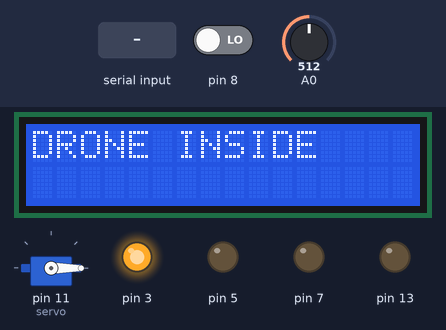
A program run on a simulated Arduino Uno, built with avr-gcc and run on an emulated ATmega328P. On the bench: 16×2 character LCD, servo, output pins drawn as LEDs (lit = HIGH). Wiring (inferred from the names in the program): servo: signal pin 11. Inputs (shaded band) come from the test bench; at power-on: A0 = 512, pin 8 LOW. Servo pulses on a pin are drawn as a servo (544–2400 µs = 0–180°); pins used as bus, display or sensor lines are not drawn; what the program prints to the serial monitor is not drawn.

Above: at 11.2 s.
11.3 s: A0 set to 122
13.1 s: A0 set to 145
16.8 s: A0 set to 174
22.4 s: "1\n" received over Serial
At 24.1 s:
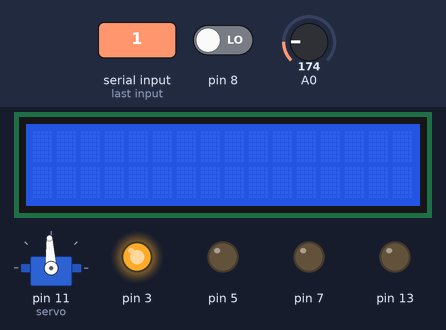
At 44.7 s:
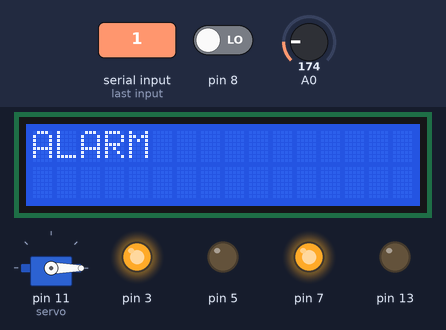
Timing chart, 0 to 58.5 s (numbered marks = the images above; inputs shaded):
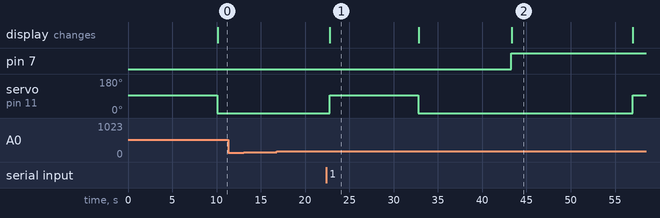

The program:

main.cpp
```cpp
#include <Arduino.h>

#include "config.hpp"
#include "kernel/Logger.hpp"
#include "kernel/MsgService.hpp"
#include "kernel/Scheduler.hpp"
#include "kernel/Task.hpp"
#include "model/Context.hpp"
#include "model/HWPlatform.hpp"
#include "task/BlinkingTask.hpp"
#include "task/DistanceTask.hpp"
#include "task/DoorControlTask.hpp"
#include "task/DroneTask.hpp"
#include "task/HangarTask.hpp"
#include "task/LCDTask.hpp"
#include "task/MSGTask.hpp"

/* ======== Global Vars ======== */
Scheduler sched;
HWPlatform* pHWPlatform;
Context* pContext;

// Comment or uncomment for hardware testing
// #define __TESTING_HW__
#ifdef __TESTING_HW__
#include "task/TestHWTask.hpp"
#endif

#ifdef _MEMORY_DEBUG_
#include "MemoryFree.h"
#endif

void setup() {
  /* ======== Message Service ======== */
  MsgService.init(BAUD_RATE);
  sched.init(BASE_PERIOD_MS);

  /* ======== Hardware Platform ======== */
  pHWPlatform = new HWPlatform();
  pHWPlatform->init();

#ifndef __TESTING_HW__
  /* ======== Context ======== */
  pContext = new Context();

  /* ======== Task Initialization ======== */
  Task* pDroneTask = new DroneTask(pContext, pHWPlatform->getL1(),
                                   pHWPlatform->getPresenceSensor());
  pDroneTask->init(DRONE_TASK_PERIOD);

  Task* pLcdTask = new LCDTask(pHWPlatform->getLCD(), pContext);
  pLcdTask->init(LCD_TASK_PERIOD);

  Task* pMSGTask = new MsgTask(pContext, &MsgService);
  pMSGTask->init(MSG_TASK_PERIOD);

  Task* pHangarTask =
      new HangarTask(pHWPlatform->getTempSensor(), pHWPlatform->getButton(),
                     pHWPlatform->getL3(), pContext);
  pHangarTask->init(HANGAR_TASK_PERIOD);

  Task* pBlinkingTask = new BlinkingTask(pHWPlatform->getL2(), pContext);
  pBlinkingTask->init(L2_BLINK_PERIOD);

  Task* pDoorControlTask =
      new DoorControlTask(pContext, pHWPlatform->getMotor());
  pDoorControlTask->init(DOOR_CONTROL_TASK_PERIOD);

  Task* pDistanceTask =
      new DistanceTask(pHWPlatform->getProximitySensor(), pContext);
  pDistanceTask->init(DISTANCE_TASK_PERIOD);

  /* ======== Task Registration in Scheduler ======== */
  sched.addTask(pDroneTask);
  sched.addTask(pHangarTask);
  sched.addTask(pBlinkingTask);
  sched.addTask(pDoorControlTask);
  sched.addTask(pDistanceTask);
  sched.addTask(pLcdTask);
  sched.addTask(pMSGTask);

  Logger.log(F(":::::: Drone Hangar Ready ::::::"));
#endif

#ifdef __TESTING_HW__
  Task* pTestHWTask = new TestHWTask(pHWPlatform);
  pTestHWTask->init(200);
  sched.addTask(pTestHWTask);
  Logger.log(F(":::::: Hardware Testing Mode ::::::"));
#endif
}

void loop() {
  sched.schedule();
#ifdef _MEMORY_DEBUG_
  {
    // Memory heartbeat every 5 seconds
    if (millis() - lastMemCheck > 5000) {
      lastMemCheck = millis();
      Serial.print(F("[DEBUG] RAM libera: "));
      Serial.print(freeMemory());
      Serial.println(F(" bytes"));
    }
  }
#endif
}
```

Button.hpp
```cpp
#ifndef __BUTTON__
#define __BUTTON__

/**
 * @brief Abstract base class representing a button device.
 *
 */
class Button
{
   public:
    /**
     * @brief Check if the button is currently pressed.
     *
     * @return true if the button is pressed
     * @return false if the button is not pressed
     */
    virtual bool isPressed() = 0;
};

#endif
```

ButtonImpl.cpp
```cpp
#include "ButtonImpl.hpp"

#include "Arduino.h"

ButtonImpl::ButtonImpl(int pin)
{
    this->pin = pin;
    pinMode(pin, INPUT);
}

bool ButtonImpl::isPressed() { return digitalRead(pin) == HIGH; }
```

ButtonImpl.hpp
```cpp
#ifndef __BUTTONIMPL__
#define __BUTTONIMPL__

#include "Button.hpp"

/**
 * @brief Implementation of a button device.
 *
 */
class ButtonImpl : public Button
{
   public:
    ButtonImpl(int pin);
    bool isPressed() override;

   private:
    int pin;
};

#endif
```

Led.cpp
```cpp
#include "Led.hpp"

#include "Arduino.h"

Led::Led(int pin)
{
    this->pin = pin;
    pinMode(pin, OUTPUT);
}

void Led::switchOn() { digitalWrite(pin, HIGH); }

void Led::switchOff() { digitalWrite(pin, LOW); };
```

Led.hpp
```cpp
#ifndef __LED__
#define __LED__

#include "Light.hpp"

/**
 * @brief Implementation of an LED device.
 *
 */
class Led : public Light
{
   public:
    Led(int pin);
    void switchOn() override;
    void switchOff() override;

   protected:
    int pin;
};

#endif
```

LedExt.cpp
```cpp
#include "LedExt.hpp"

#include "Arduino.h"

LedExt::LedExt(int pin) : Led(pin)
{
    currentIntensity = 128;
    isOn = false;
}

LedExt::LedExt(int pin, int intensity) : Led(pin)
{
    isOn = false;
    currentIntensity = intensity;
}

void LedExt::switchOn()
{
    analogWrite(pin, currentIntensity);
    isOn = true;
}

void LedExt::setIntensity(int value)
{
    currentIntensity = value;
    if (isOn)
    {
        analogWrite(pin, currentIntensity);
    }
}

void LedExt::switchOff()
{
    analogWrite(pin, 0);
    isOn = false;
}
```

LedExt.hpp
```cpp
#ifndef __LED_EXT__
#define __LED_EXT__

#include "Led.hpp"
#include "LightExt.hpp"

/**
 * @brief Extended LED class with intensity control.
 *
 */
class LedExt : public LightExt, public Led
{
   public:
    LedExt(int pin);
    LedExt(int pin, int intensity);
    void switchOn() override;
    void switchOff() override;
    void setIntensity(int v) override;

   private:
    int currentIntensity;
    bool isOn;
};

#endif
```

Light.hpp
```cpp
#ifndef __LIGHT__
#define __LIGHT__

/**
 * @brief Abstract base class representing a light device.
 *
 */
class Light
{
   public:
    /**
     * @brief Switch the light on.
     *
     */
    virtual void switchOn() = 0;

    /**
     * @brief Switch the light off.
     *
     */
    virtual void switchOff() = 0;
};

#endif
```

LightExt.hpp
```cpp
#ifndef __LIGHT_EXT__
#define __LIGHT_EXT__

#include "Light.hpp"

/**
 * @brief Extended Light class with intensity control.
 *
 */
class LightExt : public Light
{
   public:
    /**
     * @brief Set the intensity of the light.
     *
     */
    virtual void setIntensity(int) = 0;
};

#endif
```

LightSensor.hpp
```cpp
#ifndef __LIGHTSENSOR__
#define __LIGHTSENSOR__

/**
 * @brief Abstract base class for light sensor devices.
 *
 */
class LightSensor
{
   public:
    /**
     * Get the current light intensity measured by the sensor.
     *
     * @return double representing the light intensity
     */
    virtual double getLightIntensity() = 0;
};
#endif
```

LightSensorImpl.hpp
```cpp
#include "LightSensor.hpp"

/**
 * @brief Implementation of a light sensor using an analog pin.
 *
 */
class LightSensorImpl : public LightSensor
{
   public:
    LightSensorImpl(int pin);
    double getLightIntensity() override;

   private:
    int pin;
};
```

LigtSensorImpl.cpp
```cpp
#include "Arduino.h"
#include "LightSensorImpl.hpp"

LightSensorImpl::LightSensorImpl(int pin) { this->pin = pin; }

double LightSensorImpl::getLightIntensity()
{
    int value = analogRead(pin);
    double valueInVolt = ((double)value) * 5 / 1024;
    return valueInVolt / 5.0;
}
```

Pir.cpp
```cpp
#include "Pir.hpp"

#include "Arduino.h"

Pir::Pir(int pin)
{
    this->pin = pin;
    pinMode(pin, INPUT);
}

void Pir::sync()
{
    detected = digitalRead(pin) == HIGH;
    updateSyncTime(millis());
}

bool Pir::isDetected()
{
    this->sync();
    return detected;
}

void Pir::calibrate() { delay(10000); }

void Pir::updateSyncTime(long time) { lastTimeSync = time; }

long Pir::getLastSyncTime() { return lastTimeSync; }
```

Pir.hpp
```cpp
#ifndef __PIR__
#define __PIR__

#include "PresenceSensor.hpp"

/**
 * @brief Class representing a (PIR) sensor.
 *
 */
class Pir : public PresenceSensor
{
   public:
    Pir(int pin);
    bool isDetected() override;
    void calibrate();

    void sync();
    long getLastSyncTime();

   protected:
    void updateSyncTime(long time);

   private:
    long lastTimeSync;
    int pin;
    bool detected = false;
};

#endif
```

PresenceSensor.hpp
```cpp
#ifndef __PRESENCE__
#define __PRESENCE__

/**
 * @brief Abstract base class for presence sensors.
 *
 */
class PresenceSensor
{
   public:
    /**
     * Check whether presence is detected.
     *
     * @return true if presence is detected, false otherwise
     */
    virtual bool isDetected() = 0;
};

#endif
```

ProximitySensor.hpp
```cpp
#ifndef __PROXIMITYSENSOR__
#define __PROXIMITYSENSOR__

/**
 * @brief Abstract base class for proximity sensors.
 *
 */
class ProximitySensor
{
   public:
    /**
     * Get the distance measured by the proximity sensor.
     *
     * @return float representing the distance in appropriate units
     */
    virtual float getDistance() = 0;
};

#endif
```

ServoMotor.hpp
```cpp
#ifndef __SERVO_MOTOR__
#define __SERVO_MOTOR__

/**
 * @brief Abstract base class representing a servo motor.
 *
 */
class ServoMotor
{
   public:
    /**
     * @brief Turn the servo motor on.
     *
     */
    virtual void on() = 0;

    /**
     * @brief Check if the servo motor is on.
     *
     * @return true if on
     * @return false if off
     */
    virtual bool isOn() = 0;

    /**
     * @brief Set the position of the servo motor.
     *
     * @param angle Angle to set the servo to.
     */
    virtual void setPosition(int angle) = 0;

    /**
     * @brief Turn the servo motor off.
     *
     */
    virtual void off() = 0;
};

#endif
```

ServoMotorImpl.cpp
```cpp
#include "ServoMotorImpl.hpp"

ServoMotorImpl::ServoMotorImpl(int pin)
{
    this->pin = pin;
    _on = false;
}

void ServoMotorImpl::on()
{
    // updated values: min is 544, max 2400 (see ServoTimer2 doc)
    motor.attach(pin);  //, 544, 2400);
    _on = true;
}

bool ServoMotorImpl::isOn() { return _on; }

void ServoMotorImpl::setPosition(int angle)
{
    if (angle > 180)
    {
        angle = 180;
    }
    else if (angle < 0)
    {
        angle = 0;
    }
    // 750 -> 0, 2250 -> 180
    // 750 + angle*(2250-750)/180
    // updated values: min is 544, max 2400 (see ServoTimer2 doc)
    float coeff = (2400.0 - 544.0) / 180;
    motor.write(544 + angle * coeff);
}

void ServoMotorImpl::off()
{
    _on = false;
    motor.detach();
}
```

ServoMotorImpl.hpp
```cpp
#ifndef __SERVO_MOTOR_IMPL__
#define __SERVO_MOTOR_IMPL__

#include <Arduino.h>

#include "ServoMotor.hpp"
#include "ServoTimer2.hpp"

/**
 * @brief Class representing a servo motor implementation.
 *
 */
class ServoMotorImpl : public ServoMotor
{
   public:
    ServoMotorImpl(int pin);

    void on() override;
    bool isOn() override;
    void setPosition(int angle) override;
    void off() override;

   private:
    int pin;
    bool _on;
    ServoTimer2 motor;
};

#endif
```

ServoTimer2.cpp
```cpp
extern "C"
{
// AVR LibC Includes
#include <avr/interrupt.h>
#include <inttypes.h>
    // #include "WConstants.h"
}
#include <Arduino.h>

#include "ServoTimer2.hpp"
static void initISR();
static void writeChan(uint8_t chan, int pulsewidth);

#define FRAME_SYNC_INDEX 0       // frame sync delay is the first entry in the channel array
#define FRAME_SYNC_PERIOD 20000  // total frame duration in microseconds
#define FRAME_SYNC_DELAY                                          \
    ((FRAME_SYNC_PERIOD - (NBR_CHANNELS * DEFAULT_PULSE_WIDTH)) / \
     128)  // number of iterations of the ISR to get the desired frame rate
#define DELAY_ADJUST \
    8  // number of microseconds of calculation overhead to be subtracted from pulse timings

static servo_t servos[NBR_CHANNELS + 1];  // static array holding servo data for all channels

static volatile uint8_t Channel;   // counter holding the channel being pulsed
static volatile uint8_t ISRCount;  // iteration counter used in the interrupt routines;
uint8_t ChannelCount = 0;          // counter holding the number of attached channels
static boolean isStarted = false;  // flag to indicate if the ISR has been initialised

ISR(TIMER2_OVF_vect)
{
    ++ISRCount;                               // increment the overlflow counter
    if (ISRCount == servos[Channel].counter)  // are we on the final iteration for this channel
    {
        TCNT2 = servos[Channel].remainder;  // yes, set count for overflow after remainder ticks
    }
    else if (ISRCount > servos[Channel].counter)
    {
        // we have finished timing the channel so pulse it low and move on
        if (servos[Channel].Pin.isActive == true)        // check if activated
            digitalWrite(servos[Channel].Pin.nbr, LOW);  // pulse this channel low if active

        Channel++;     // increment to the next channel
        ISRCount = 0;  // reset the isr iteration counter
        TCNT2 = 0;     // reset the clock counter register
        if ((Channel != FRAME_SYNC_INDEX) && (Channel <= NBR_CHANNELS))
        {                                              // check if we need to pulse this channel
            if (servos[Channel].Pin.isActive == true)  // check if activated
                digitalWrite(servos[Channel].Pin.nbr,
                             HIGH);  // its an active channel so pulse it high
        }
        else if (Channel > NBR_CHANNELS)
        {
            Channel = 0;  // all done so start over
        }
    }
}

ServoTimer2::ServoTimer2()
{
    if (ChannelCount < NBR_CHANNELS)
        this->chanIndex = ++ChannelCount;  // assign a channel number to this instance
    else
        this->chanIndex =
            0;  // todo	// too many channels, assigning 0 inhibits this instance from functioning
}

uint8_t ServoTimer2::attach(int pin)
{
    if (isStarted == false)
        initISR();
    if (this->chanIndex > 0)
    {
        // debug("attaching chan = ", chanIndex);
        pinMode(pin, OUTPUT);  // set servo pin to output
        servos[this->chanIndex].Pin.nbr = pin;
        servos[this->chanIndex].Pin.isActive = true;
    }
    return this->chanIndex;
}

void ServoTimer2::detach() { servos[this->chanIndex].Pin.isActive = false; }

void ServoTimer2::write(int pulsewidth)
{
    writeChan(this->chanIndex,
              pulsewidth);  // call the static function to store the data for this servo
}

int ServoTimer2::read()
{
    unsigned int pulsewidth;
    if (this->chanIndex > 0)
        pulsewidth = servos[this->chanIndex].counter * 128 +
                     ((255 - servos[this->chanIndex].remainder) / 2) + DELAY_ADJUST;
    else
        pulsewidth = 0;
    return pulsewidth;
}

boolean ServoTimer2::attached() { return servos[this->chanIndex].Pin.isActive; }

static void writeChan(uint8_t chan, int pulsewidth)
{
    // calculate and store the values for the given channel
    if ((chan > 0) && (chan <= NBR_CHANNELS))  // ensure channel is valid
    {
        if (pulsewidth < MIN_PULSE_WIDTH)  // ensure pulse width is valid
            pulsewidth = MIN_PULSE_WIDTH;
        else if (pulsewidth > MAX_PULSE_WIDTH)
            pulsewidth = MAX_PULSE_WIDTH;

        pulsewidth -= DELAY_ADJUST;  // subtract the time it takes to process the start and end
                                     // pulses (mostly from digitalWrite)
        servos[chan].counter = pulsewidth / 128;
        servos[chan].remainder =
            255 - (2 * (pulsewidth - (servos[chan].counter *
                                      128)));  // the number of 0.5us ticks for timer overflow
    }
}

static void initISR()
{
    for (uint8_t i = 1; i <= NBR_CHANNELS; i++)
    {                                       // channels start from 1
        writeChan(i, DEFAULT_PULSE_WIDTH);  // store default values
    }
    servos[FRAME_SYNC_INDEX].counter = FRAME_SYNC_DELAY;  // store the frame sync period

    Channel = 0;   // clear the channel index
    ISRCount = 0;  // clear the value of the ISR counter;

    /* setup for timer 2 */
    TIMSK2 = 0;           // disable interrupts
    TCCR2A = 0;           // normal counting mode
    TCCR2B = _BV(CS21);   // set prescaler of 8
    TCNT2 = 0;            // clear the timer2 count
    TIFR2 = _BV(TOV2);    // clear pending interrupts;
    TIMSK2 = _BV(TOIE2);  // enable the overflow interrupt

    isStarted = true;  // flag to indicate this initialisation code has been executed
}
```

Sonar.cpp
```cpp
#include "Sonar.hpp"

#include "Arduino.h"

Sonar::Sonar(int echoP, int trigP, long maxTime) : echoPin(echoP), trigPin(trigP), timeOut(maxTime)
{
    pinMode(trigPin, OUTPUT);
    pinMode(echoPin, INPUT);
    temperature = 20;  // default value
}

void Sonar::setTemperature(float temp) { temperature = temp; }
float Sonar::getSoundSpeed() { return 331.5 + 0.6 * temperature; }

float Sonar::getDistance()
{
    digitalWrite(trigPin, LOW);
    delayMicroseconds(3);
    digitalWrite(trigPin, HIGH);
    delayMicroseconds(5);
    digitalWrite(trigPin, LOW);

    float tUS = pulseIn(echoPin, HIGH, timeOut);
    if (tUS == 0)
    {
        return NO_OBJ_DETECTED;
    }
    else
    {
        float t = tUS / 1000.0 / 1000.0 / 2;
        float d = t * getSoundSpeed();
        return d;
    }
}
```

Sonar.hpp
```cpp
#ifndef __SONAR__
#define __SONAR__

#include "ProximitySensor.hpp"

#define NO_OBJ_DETECTED -1

/**
 * @brief Class representing a sonar proximity sensor.
 *
 */
class Sonar : public ProximitySensor
{
   public:
    Sonar(int echoPin, int trigPin, long maxTime);
    float getDistance() override;
    void setTemperature(float temp);

   private:
    const float vs = 331.5 + 0.6 * 20;
    float getSoundSpeed();

    float temperature;
    int echoPin, trigPin;
    long timeOut;
};

#endif
```

TempSensor.hpp
```cpp
#ifndef __TEMP_SENSOR__
#define __TEMP_SENSOR__

/**
 * @brief Abstract base class for temperature sensors.
 *
 */
class TempSensor
{
   public:
    /**
     * Get the temperature measured by the sensor.
     *
     * @return float representing the temperature in appropriate units
     */
    virtual float getTemperature() = 0;
};

#endif
```

TempSensorTMP36.hpp
```cpp
#ifndef __TEMP_SENSOR_TMP36__
#define __TEMP_SENSOR_TMP36__

#include "TempSensor.hpp"

/**
 * @brief Class representing a TMP36 temperature sensor.
 *
 */
class TempSensorTMP36 : public TempSensor
{
   public:
    TempSensorTMP36(int p);
    float getTemperature() override;

   private:
    int pin;
};

#endif
```

CommandType.hpp
```cpp
#ifndef __COMMAND_TYPE__
#define __COMMAND_TYPE__

/**
 * @brief Semantic commands decoded from incoming messages.
 */
enum class CommandType
{
    /// @brief Command to open the hangar door
    OPEN
};

#endif
```

Logger.cpp
```cpp
#include "Logger.hpp"

#include "MsgService.hpp"

void LoggerService::log(const String& msg)
{
    MsgService.sendMsgRaw("lo:", false);
    MsgService.sendMsgRaw(msg.c_str(), true);
}

void LoggerService::log(const __FlashStringHelper* msg)
{
    MsgService.sendMsgRaw("lo:", false);
    MsgService.sendMsgRaw(msg, true);
}
```

Source omitted: ServoTimer2.hpp (5226 bytes), TempSensorTMP36.cpp (1718 bytes), Logger.hpp (633 bytes), MsgService.cpp (1823 bytes), MsgService.hpp (1791 bytes), Scheduler.cpp (1175 bytes), Scheduler.hpp (801 bytes), Task.hpp (2970 bytes), Context.cpp (5341 bytes), Context.hpp (4772 bytes), HWPlatform.cpp (5298 bytes), HWPlatform.hpp (2174 bytes) and 19 more

Measured:
- after the input at 11.3 s, every drawn part: stays the same
- after the input at 13.1 s, every drawn part: stays the same
- after the input at 16.8 s, every drawn part: stays the same
- after the input at 22.4 s, pin 7: LOW → HIGH after 20.9 s instead of 5.0 s; servo on pin 11 (servo): 0° → 93° after 0.38 s, → 0° 10.0 s later, → 93° 24.3 s later; the display: changes after 0.38 s (image 1)
- what the display in image 1 shows lasts 10.0 s, from 22.8 s to 32.8 s
